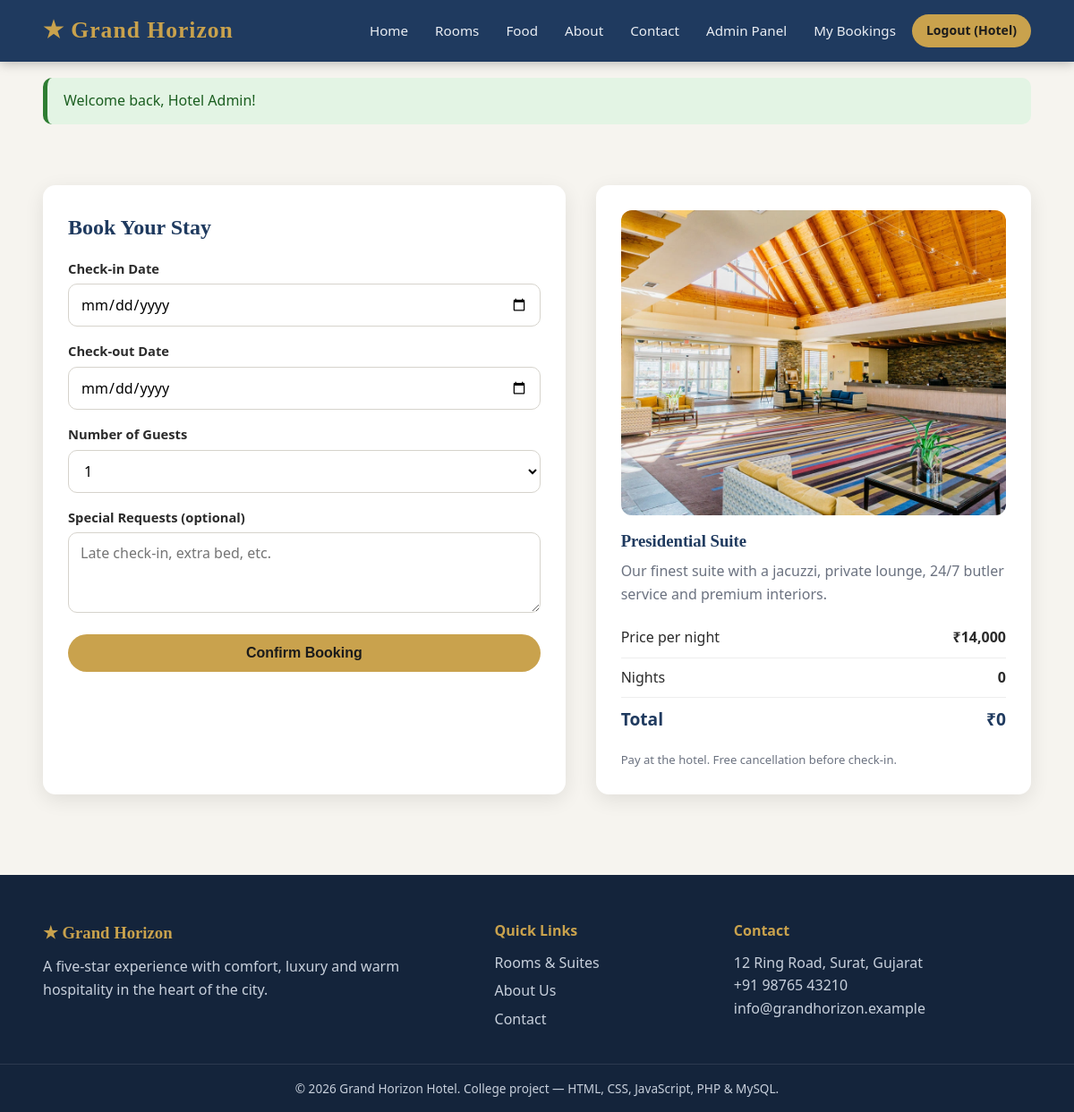
The app's page /booking.php?room_id=6 (signed in) with its own data.
### tables this page shows
CREATE TABLE rooms (
  id INT AUTO_INCREMENT PRIMARY KEY,
  room_number VARCHAR(10) NOT NULL UNIQUE,
  name VARCHAR(100) NOT NULL,
  type VARCHAR(40) NOT NULL,
  price DECIMAL(10,2) NOT NULL,
  capacity INT NOT NULL DEFAULT 2,
  amenities VARCHAR(255) DEFAULT NULL,
  description TEXT,
  image VARCHAR(255) DEFAULT 'standard.jpg',
  status ENUM('available','maintenance') NOT NULL DEFAULT 'available',
  created_at TIMESTAMP DEFAULT CURRENT_TIMESTAMP
);

### booking.php (the view, shortened to what this page needs)
<?php
require 'includes/header.php';
$roomId = (int)($_GET['room_id'] ?? $_POST['room_id'] ?? 0);
$st = $pdo->prepare("SELECT * FROM rooms WHERE id = ? AND status='available'");
$st->execute([$roomId]);
$room = $st->fetch();
$in  = $_GET['check_in']  ?? '';
$out = $_GET['check_out'] ?? '';
$guests = 1; $special = '';
?>
<div class="container">
  <div class="booking-layout">
    <div class="panel">
      <h2 style="margin-bottom:16px">Book Your Stay</h2>
      <form method="post" class="validate" novalidate>
        <div class="form-group"><label>Check-in Date</label>
          <input type="date" name="check_in" id="check_in" value="<?= e($in) ?>" data-rule="required" required>
          <div class="error-text"></div></div>
        <div class="form-group"><label>Check-out Date</label>
          <input type="date" name="check_out" id="check_out" value="<?= e($out) ?>" data-rule="required" required>
          <div class="error-text"></div></div>
        <div class="form-group"><label>Number of Guests</label>
          <select name="guests"><?php for($i=1;$i<=$room['capacity'];$i++): ?>
            <option value="<?= $i ?>" <?= $guests==$i?'selected':'' ?>><?= $i ?></option><?php endfor; ?></select></div>
        <div class="form-group"><label>Special Requests (optional)</label>
          <textarea name="special_request" rows="3" maxlength="255" placeholder="Late check-in, extra bed, etc."><?= e($special) ?></textarea></div>
        <button class="btn btn-block" type="submit">Confirm Booking</button>
      </form>
    </div>
    <div class="panel">
      <img src="assets/images/rooms/<?= e($room['image']) ?>" alt="" style="border-radius:12px;margin-bottom:14px">
      <h3><?= e($room['name']) ?></h3>
      <p style="color:var(--muted);margin:6px 0 14px"><?= e($room['description']) ?></p>
      <div id="priceBox" data-price="<?= (float)$room['price'] ?>">
        <div class="summary-row"><span>Price per night</span><b><?= money($room['price']) ?></b></div>
        <div class="summary-row"><span>Nights</span><b id="sumNights">0</b></div>
        <div class="summary-row total"><span>Total</span><span id="sumTotal">₹0</span></div>
      </div>
      <p style="font-size:.82rem;color:var(--muted);margin-top:10px">Pay at the hotel. Free cancellation before check-in.</p>
    </div>
  </div>
</div>
<?php require 'includes/footer.php'; ?>

### includes/header.php (style rules this page uses)
:root { --primary:#1f3a5f; --accent:#c9a24d; --accent-dark:#a9852f; --bg:#f6f4ef; --text:#2b2b2b; --muted:#6b7280; --white:#fff; --success:#2e7d32; --danger:#c62828; --radius:14px; --shadow:0 6px 22px rgba(0,0,0,.09); }
* { box-sizing:border-box;margin:0;padding:0 }
html { scroll-behavior:smooth }
body { font-family:'Segoe UI',Tahoma,Arial,sans-serif;background:var(--bg);color:var(--text);line-height:1.6 }
img { max-width:100%;display:block }
.container { width:min(1150px,92%);margin:auto }
h1,h2,h3 { font-family:Georgia,'Times New Roman',serif;color:var(--primary) }
.btn { display:inline-block;background:var(--accent);color:#1b1b1b;border:0;padding:12px 26px;border-radius:50px;font-weight:600;cursor:pointer;font-size:1rem;transition:.25s }
.btn-block { display:block;width:100%;text-align:center }
input,select,textarea { width:100%;padding:11px 13px;border:1.5px solid #d6d3cc;border-radius:10px;font-size:1rem;font-family:inherit;background:#fff;transition:.2s }
.form-group { margin-bottom:16px }
.form-group label { display:block;font-weight:600;margin-bottom:5px;font-size:.92rem }
.booking-layout { display:grid;grid-template-columns:1.2fr 1fr;gap:34px;padding:50px 0 }
.panel { background:#fff;padding:28px;border-radius:var(--radius);box-shadow:var(--shadow) }
.summary-row { display:flex;justify-content:space-between;padding:9px 0;border-bottom:1px solid #eee }
.summary-row.total { font-size:1.2rem;font-weight:700;color:var(--primary);border:0 }

### booking.php (style rules this page uses)
:root { --primary:#1f3a5f; --accent:#c9a24d; --accent-dark:#a9852f; --bg:#f6f4ef; --text:#2b2b2b; --muted:#6b7280; --white:#fff; --success:#2e7d32; --danger:#c62828; --radius:14px; --shadow:0 6px 22px rgba(0,0,0,.09); }
* { box-sizing:border-box;margin:0;padding:0 }
html { scroll-behavior:smooth }
body { font-family:'Segoe UI',Tahoma,Arial,sans-serif;background:var(--bg);color:var(--text);line-height:1.6 }
img { max-width:100%;display:block }
.container { width:min(1150px,92%);margin:auto }
h1,h2,h3 { font-family:Georgia,'Times New Roman',serif;color:var(--primary) }
.btn { display:inline-block;background:var(--accent);color:#1b1b1b;border:0;padding:12px 26px;border-radius:50px;font-weight:600;cursor:pointer;font-size:1rem;transition:.25s }
.btn-block { display:block;width:100%;text-align:center }
input,select,textarea { width:100%;padding:11px 13px;border:1.5px solid #d6d3cc;border-radius:10px;font-size:1rem;font-family:inherit;background:#fff;transition:.2s }
.form-group { margin-bottom:16px }
.form-group label { display:block;font-weight:600;margin-bottom:5px;font-size:.92rem }
.booking-layout { display:grid;grid-template-columns:1.2fr 1fr;gap:34px;padding:50px 0 }
.panel { background:#fff;padding:28px;border-radius:var(--radius);box-shadow:var(--shadow) }
.summary-row { display:flex;justify-content:space-between;padding:9px 0;border-bottom:1px solid #eee }
.summary-row.total { font-size:1.2rem;font-weight:700;color:var(--primary);border:0 }

### includes/footer.php (style rules this page uses)
:root { --primary:#1f3a5f; --accent:#c9a24d; --accent-dark:#a9852f; --bg:#f6f4ef; --text:#2b2b2b; --muted:#6b7280; --white:#fff; --success:#2e7d32; --danger:#c62828; --radius:14px; --shadow:0 6px 22px rgba(0,0,0,.09); }
* { box-sizing:border-box;margin:0;padding:0 }
html { scroll-behavior:smooth }
body { font-family:'Segoe UI',Tahoma,Arial,sans-serif;background:var(--bg);color:var(--text);line-height:1.6 }
img { max-width:100%;display:block }
.container { width:min(1150px,92%);margin:auto }
h1,h2,h3 { font-family:Georgia,'Times New Roman',serif;color:var(--primary) }
.btn { display:inline-block;background:var(--accent);color:#1b1b1b;border:0;padding:12px 26px;border-radius:50px;font-weight:600;cursor:pointer;font-size:1rem;transition:.25s }
.btn-block { display:block;width:100%;text-align:center }
input,select,textarea { width:100%;padding:11px 13px;border:1.5px solid #d6d3cc;border-radius:10px;font-size:1rem;font-family:inherit;background:#fff;transition:.2s }
.form-group { margin-bottom:16px }
.form-group label { display:block;font-weight:600;margin-bottom:5px;font-size:.92rem }
.booking-layout { display:grid;grid-template-columns:1.2fr 1fr;gap:34px;padding:50px 0 }
.panel { background:#fff;padding:28px;border-radius:var(--radius);box-shadow:var(--shadow) }
.summary-row { display:flex;justify-content:space-between;padding:9px 0;border-bottom:1px solid #eee }
.summary-row.total { font-size:1.2rem;font-weight:700;color:var(--primary);border:0 }

### records on screen
rooms: image (picture), name "Presidential Suite", description "Our finest suite with a jacuzzi, private lounge, 24/7 butler service and premium interiors.", price "₹14,000"

### other values on screen
SITE_NAME "Grand Horizon"
explode(' ', $_SESSION['name'])[0] "Hotel"
$f['msg'] "Welcome back, Hotel Admin!"
form field guests "1"
